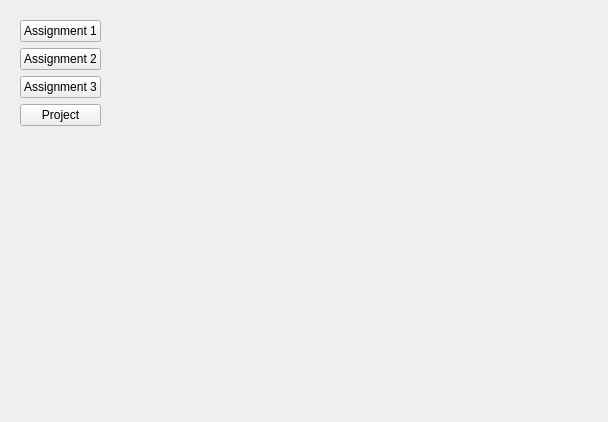
<?xml version="1.0" encoding="UTF-8"?>
<ui version="4.0">
 <class>Form</class>
 <widget class="QWidget" name="Form">
  <property name="geometry">
   <rect>
    <x>0</x>
    <y>0</y>
    <width>608</width>
    <height>422</height>
   </rect>
  </property>
  <property name="windowTitle">
   <string>Form</string>
  </property>
  <layout class="QHBoxLayout" name="horizontalLayout">
   <item>
    <widget class="QWidget" name="widget_2" native="true">
     <layout class="QVBoxLayout" name="verticalLayout">
      <item>
       <widget class="QPushButton" name="assignment1Btn">
        <property name="text">
         <string>Assignment 1</string>
        </property>
       </widget>
      </item>
      <item>
       <widget class="QPushButton" name="assignment2Btn">
        <property name="text">
         <string>Assignment 2</string>
        </property>
       </widget>
      </item>
      <item>
       <widget class="QPushButton" name="assignment3Btn">
        <property name="text">
         <string>Assignment 3</string>
        </property>
       </widget>
      </item>
      <item>
       <widget class="QPushButton" name="projectBtn">
        <property name="text">
         <string>Project</string>
        </property>
       </widget>
      </item>
      <item>
       <spacer name="verticalSpacer">
        <property name="orientation">
         <enum>Qt::Vertical</enum>
        </property>
        <property name="sizeHint" stdset="0">
         <size>
          <width>20</width>
          <height>40</height>
         </size>
        </property>
       </spacer>
      </item>
     </layout>
    </widget>
   </item>
   <item>
    <spacer name="horizontalSpacer">
     <property name="orientation">
      <enum>Qt::Horizontal</enum>
     </property>
     <property name="sizeHint" stdset="0">
      <size>
       <width>438</width>
       <height>20</height>
      </size>
     </property>
    </spacer>
   </item>
  </layout>
 </widget>
 <resources/>
 <connections/>
</ui>
